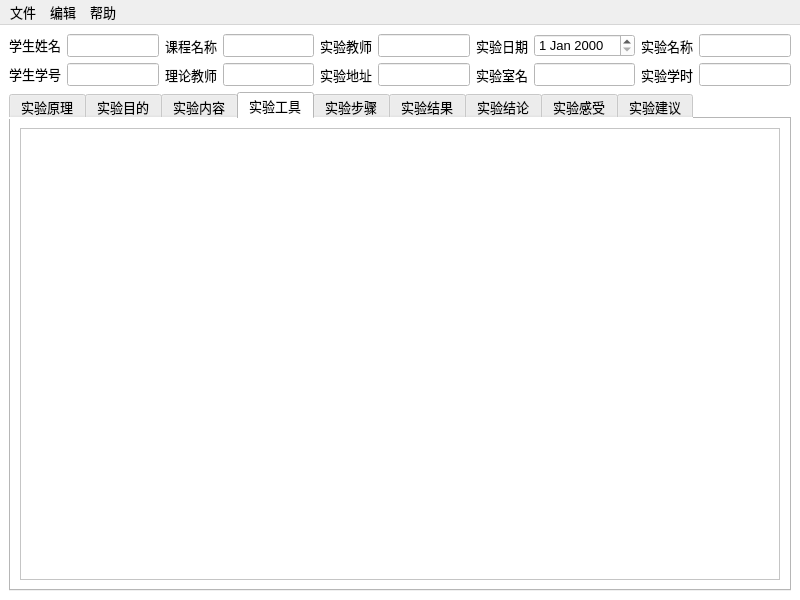
<?xml version="1.0" encoding="UTF-8"?>
<ui version="4.0">
 <class>MainWindow</class>
 <widget class="QMainWindow" name="MainWindow">
  <property name="geometry">
   <rect>
    <x>0</x>
    <y>0</y>
    <width>800</width>
    <height>600</height>
   </rect>
  </property>
  <property name="minimumSize">
   <size>
    <width>800</width>
    <height>600</height>
   </size>
  </property>
  <property name="font">
   <font>
    <family>Arial</family>
    <pointsize>10</pointsize>
   </font>
  </property>
  <property name="windowTitle">
   <string>untitled.rpt* - labReport</string>
  </property>
  <widget class="QWidget" name="centralwidget">
   <property name="styleSheet">
    <string notr="true">background-color: rgb(255, 255, 255);</string>
   </property>
   <layout class="QVBoxLayout" name="verticalLayout">
    <item>
     <layout class="QGridLayout" name="gridLayout">
      <item row="0" column="9">
       <widget class="QLineEdit" name="ename">
        <property name="font">
         <font>
          <family>Arial</family>
          <pointsize>10</pointsize>
         </font>
        </property>
       </widget>
      </item>
      <item row="0" column="7">
       <widget class="QDateEdit" name="edate">
        <property name="font">
         <font>
          <family>Arial</family>
          <pointsize>10</pointsize>
         </font>
        </property>
       </widget>
      </item>
      <item row="1" column="6">
       <widget class="QLabel" name="eroom_label">
        <property name="font">
         <font>
          <family>Arial</family>
          <pointsize>10</pointsize>
         </font>
        </property>
        <property name="text">
         <string>实验室名</string>
        </property>
       </widget>
      </item>
      <item row="1" column="8">
       <widget class="QLabel" name="ehour_label">
        <property name="font">
         <font>
          <family>Arial</family>
          <pointsize>10</pointsize>
         </font>
        </property>
        <property name="text">
         <string>实验学时</string>
        </property>
       </widget>
      </item>
      <item row="1" column="9">
       <widget class="QLineEdit" name="ehour">
        <property name="font">
         <font>
          <family>Arial</family>
          <pointsize>10</pointsize>
         </font>
        </property>
       </widget>
      </item>
      <item row="0" column="4">
       <widget class="QLabel" name="etchr_label">
        <property name="font">
         <font>
          <family>Arial</family>
          <pointsize>10</pointsize>
         </font>
        </property>
        <property name="text">
         <string>实验教师</string>
        </property>
       </widget>
      </item>
      <item row="1" column="4">
       <widget class="QLabel" name="eaddr_label">
        <property name="font">
         <font>
          <family>Arial</family>
          <pointsize>10</pointsize>
         </font>
        </property>
        <property name="text">
         <string>实验地址</string>
        </property>
       </widget>
      </item>
      <item row="0" column="3">
       <widget class="QLineEdit" name="cname">
        <property name="font">
         <font>
          <family>Arial</family>
          <pointsize>10</pointsize>
         </font>
        </property>
       </widget>
      </item>
      <item row="0" column="0">
       <widget class="QLabel" name="sname_label">
        <property name="sizePolicy">
         <sizepolicy hsizetype="Preferred" vsizetype="Fixed">
          <horstretch>0</horstretch>
          <verstretch>0</verstretch>
         </sizepolicy>
        </property>
        <property name="font">
         <font>
          <family>Arial</family>
          <pointsize>10</pointsize>
         </font>
        </property>
        <property name="text">
         <string>学生姓名</string>
        </property>
       </widget>
      </item>
      <item row="0" column="6">
       <widget class="QLabel" name="edate_label">
        <property name="font">
         <font>
          <family>Arial</family>
          <pointsize>10</pointsize>
         </font>
        </property>
        <property name="text">
         <string>实验日期</string>
        </property>
       </widget>
      </item>
      <item row="0" column="8">
       <widget class="QLabel" name="ename_label">
        <property name="font">
         <font>
          <family>Arial</family>
          <pointsize>10</pointsize>
         </font>
        </property>
        <property name="text">
         <string>实验名称</string>
        </property>
       </widget>
      </item>
      <item row="1" column="3">
       <widget class="QLineEdit" name="ctchr">
        <property name="font">
         <font>
          <family>Arial</family>
          <pointsize>10</pointsize>
         </font>
        </property>
       </widget>
      </item>
      <item row="1" column="1">
       <widget class="QLineEdit" name="sid">
        <property name="font">
         <font>
          <family>Arial</family>
          <pointsize>10</pointsize>
         </font>
        </property>
       </widget>
      </item>
      <item row="1" column="5">
       <widget class="QLineEdit" name="eaddr">
        <property name="font">
         <font>
          <family>Arial</family>
          <pointsize>10</pointsize>
         </font>
        </property>
       </widget>
      </item>
      <item row="0" column="2">
       <widget class="QLabel" name="cname_label">
        <property name="font">
         <font>
          <family>Arial</family>
          <pointsize>10</pointsize>
         </font>
        </property>
        <property name="text">
         <string>课程名称</string>
        </property>
       </widget>
      </item>
      <item row="1" column="0">
       <widget class="QLabel" name="sid_label">
        <property name="sizePolicy">
         <sizepolicy hsizetype="Preferred" vsizetype="Fixed">
          <horstretch>0</horstretch>
          <verstretch>0</verstretch>
         </sizepolicy>
        </property>
        <property name="font">
         <font>
          <family>Arial</family>
          <pointsize>10</pointsize>
         </font>
        </property>
        <property name="text">
         <string>学生学号</string>
        </property>
       </widget>
      </item>
      <item row="1" column="2">
       <widget class="QLabel" name="ctchr_label">
        <property name="font">
         <font>
          <family>Arial</family>
          <pointsize>10</pointsize>
         </font>
        </property>
        <property name="text">
         <string>理论教师</string>
        </property>
       </widget>
      </item>
      <item row="0" column="5">
       <widget class="QLineEdit" name="etchr">
        <property name="font">
         <font>
          <family>Arial</family>
          <pointsize>10</pointsize>
         </font>
        </property>
       </widget>
      </item>
      <item row="1" column="7">
       <widget class="QLineEdit" name="eroom">
        <property name="font">
         <font>
          <family>Arial</family>
          <pointsize>10</pointsize>
         </font>
        </property>
       </widget>
      </item>
      <item row="0" column="1">
       <widget class="QLineEdit" name="sname">
        <property name="font">
         <font>
          <family>Arial</family>
          <pointsize>10</pointsize>
         </font>
        </property>
       </widget>
      </item>
     </layout>
    </item>
    <item>
     <widget class="QTabWidget" name="tabWidget">
      <property name="currentIndex">
       <number>3</number>
      </property>
      <widget class="QWidget" name="eprin_tab">
       <attribute name="title">
        <string>实验原理</string>
       </attribute>
       <layout class="QHBoxLayout" name="horizontalLayout">
        <item>
         <widget class="QTextEdit" name="eprin">
          <property name="font">
           <font>
            <family>Consolas</family>
           </font>
          </property>
         </widget>
        </item>
       </layout>
      </widget>
      <widget class="QWidget" name="epurp_tab">
       <attribute name="title">
        <string>实验目的</string>
       </attribute>
       <layout class="QHBoxLayout" name="horizontalLayout_2">
        <item>
         <widget class="QTextEdit" name="epurp">
          <property name="font">
           <font>
            <family>Consolas</family>
           </font>
          </property>
         </widget>
        </item>
       </layout>
      </widget>
      <widget class="QWidget" name="econt_tab">
       <attribute name="title">
        <string>实验内容</string>
       </attribute>
       <layout class="QHBoxLayout" name="horizontalLayout_3">
        <item>
         <widget class="QTextEdit" name="econt">
          <property name="font">
           <font>
            <family>Consolas</family>
           </font>
          </property>
         </widget>
        </item>
       </layout>
      </widget>
      <widget class="QWidget" name="etool_tab">
       <attribute name="title">
        <string>实验工具</string>
       </attribute>
       <layout class="QHBoxLayout" name="horizontalLayout_4">
        <item>
         <widget class="QTextEdit" name="etool">
          <property name="font">
           <font>
            <family>Consolas</family>
           </font>
          </property>
         </widget>
        </item>
       </layout>
      </widget>
      <widget class="QWidget" name="estep_tab">
       <attribute name="title">
        <string>实验步骤</string>
       </attribute>
       <layout class="QHBoxLayout" name="horizontalLayout_5">
        <item>
         <widget class="QTextEdit" name="estep">
          <property name="font">
           <font>
            <family>Consolas</family>
           </font>
          </property>
         </widget>
        </item>
       </layout>
      </widget>
      <widget class="QWidget" name="erslt_tab">
       <attribute name="title">
        <string>实验结果</string>
       </attribute>
       <layout class="QHBoxLayout" name="horizontalLayout_6">
        <item>
         <widget class="QTextEdit" name="erslt">
          <property name="font">
           <font>
            <family>Consolas</family>
           </font>
          </property>
         </widget>
        </item>
       </layout>
      </widget>
      <widget class="QWidget" name="ecncl_tab">
       <attribute name="title">
        <string>实验结论</string>
       </attribute>
       <layout class="QHBoxLayout" name="horizontalLayout_7">
        <item>
         <widget class="QTextEdit" name="ecncl">
          <property name="font">
           <font>
            <family>Consolas</family>
           </font>
          </property>
         </widget>
        </item>
       </layout>
      </widget>
      <widget class="QWidget" name="efeel_tab">
       <attribute name="title">
        <string>实验感受</string>
       </attribute>
       <layout class="QHBoxLayout" name="horizontalLayout_8">
        <item>
         <widget class="QTextEdit" name="efeel">
          <property name="font">
           <font>
            <family>Consolas</family>
           </font>
          </property>
         </widget>
        </item>
       </layout>
      </widget>
      <widget class="QWidget" name="eadvs_tab">
       <attribute name="title">
        <string>实验建议</string>
       </attribute>
       <layout class="QHBoxLayout" name="horizontalLayout_9">
        <item>
         <widget class="QTextEdit" name="eadvs">
          <property name="font">
           <font>
            <family>Consolas</family>
           </font>
          </property>
         </widget>
        </item>
       </layout>
      </widget>
     </widget>
    </item>
   </layout>
  </widget>
  <widget class="QMenuBar" name="menubar">
   <property name="geometry">
    <rect>
     <x>0</x>
     <y>0</y>
     <width>800</width>
     <height>23</height>
    </rect>
   </property>
   <widget class="QMenu" name="menuFile">
    <property name="title">
     <string>文件</string>
    </property>
    <addaction name="actionNew"/>
    <addaction name="actionOpen"/>
    <addaction name="actionSave"/>
    <addaction name="separator"/>
    <addaction name="actionExit"/>
   </widget>
   <widget class="QMenu" name="menuHelp">
    <property name="title">
     <string>帮助</string>
    </property>
    <addaction name="actionAbout"/>
   </widget>
   <widget class="QMenu" name="menu">
    <property name="title">
     <string>编辑</string>
    </property>
    <addaction name="actionUndo"/>
    <addaction name="actionRedo"/>
    <addaction name="separator"/>
    <addaction name="actionRun"/>
   </widget>
   <addaction name="menuFile"/>
   <addaction name="menu"/>
   <addaction name="menuHelp"/>
  </widget>
  <action name="actionNew">
   <property name="icon">
    <iconset resource="res.qrc">
     <normaloff>:/resource/icon/new.ico</normaloff>:/resource/icon/new.ico</iconset>
   </property>
   <property name="text">
    <string>新建</string>
   </property>
   <property name="shortcut">
    <string>Ctrl+N</string>
   </property>
  </action>
  <action name="actionOpen">
   <property name="icon">
    <iconset resource="res.qrc">
     <normaloff>:/resource/icon/open.ico</normaloff>:/resource/icon/open.ico</iconset>
   </property>
   <property name="text">
    <string>打开</string>
   </property>
   <property name="shortcut">
    <string>Ctrl+O</string>
   </property>
  </action>
  <action name="actionSave">
   <property name="icon">
    <iconset resource="res.qrc">
     <normaloff>:/resource/icon/save.ico</normaloff>:/resource/icon/save.ico</iconset>
   </property>
   <property name="text">
    <string>保存</string>
   </property>
   <property name="shortcut">
    <string>Ctrl+S</string>
   </property>
  </action>
  <action name="actionExit">
   <property name="icon">
    <iconset resource="res.qrc">
     <normaloff>:/resource/icon/exit.ico</normaloff>:/resource/icon/exit.ico</iconset>
   </property>
   <property name="text">
    <string>退出</string>
   </property>
   <property name="shortcut">
    <string>Ctrl+X</string>
   </property>
  </action>
  <action name="actionAbout">
   <property name="icon">
    <iconset resource="res.qrc">
     <normaloff>:/resource/icon/about.ico</normaloff>:/resource/icon/about.ico</iconset>
   </property>
   <property name="text">
    <string>关于</string>
   </property>
  </action>
  <action name="actionUndo">
   <property name="icon">
    <iconset resource="res.qrc">
     <normaloff>:/resource/icon/undo.ico</normaloff>:/resource/icon/undo.ico</iconset>
   </property>
   <property name="text">
    <string>撤销</string>
   </property>
   <property name="shortcut">
    <string>Ctrl+Z</string>
   </property>
  </action>
  <action name="actionRedo">
   <property name="icon">
    <iconset resource="res.qrc">
     <normaloff>:/resource/icon/redo.ico</normaloff>:/resource/icon/redo.ico</iconset>
   </property>
   <property name="text">
    <string>重做</string>
   </property>
   <property name="shortcut">
    <string>Ctrl+Y</string>
   </property>
  </action>
  <action name="actionRun">
   <property name="icon">
    <iconset resource="res.qrc">
     <normaloff>:/resource/icon/run.ico</normaloff>:/resource/icon/run.ico</iconset>
   </property>
   <property name="text">
    <string>生成</string>
   </property>
   <property name="shortcut">
    <string>Ctrl+R</string>
   </property>
  </action>
 </widget>
 <resources>
  <include location="res.qrc"/>
 </resources>
 <connections/>
</ui>
